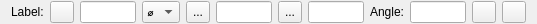
<?xml version="1.0" encoding="UTF-8"?>
<ui version="4.0">
 <class>Ui_DimOptions</class>
 <widget class="QWidget" name="Ui_DimOptions">
  <property name="geometry">
   <rect>
    <x>0</x>
    <y>0</y>
    <width>537</width>
    <height>24</height>
   </rect>
  </property>
  <property name="sizePolicy">
   <sizepolicy hsizetype="Maximum" vsizetype="Preferred">
    <horstretch>0</horstretch>
    <verstretch>0</verstretch>
   </sizepolicy>
  </property>
  <property name="minimumSize">
   <size>
    <width>420</width>
    <height>22</height>
   </size>
  </property>
  <property name="maximumSize">
   <size>
    <width>16777215</width>
    <height>16777215</height>
   </size>
  </property>
  <property name="windowTitle">
   <string>Dimension Options</string>
  </property>
  <layout class="QHBoxLayout" name="horizontalLayout">
   <property name="topMargin">
    <number>1</number>
   </property>
   <property name="bottomMargin">
    <number>1</number>
   </property>
   <item>
    <widget class="QLabel" name="lLabel">
     <property name="sizePolicy">
      <sizepolicy hsizetype="Fixed" vsizetype="Preferred">
       <horstretch>0</horstretch>
       <verstretch>0</verstretch>
      </sizepolicy>
     </property>
     <property name="frameShape">
      <enum>QFrame::NoFrame</enum>
     </property>
     <property name="frameShadow">
      <enum>QFrame::Plain</enum>
     </property>
     <property name="text">
      <string>Label:</string>
     </property>
     <property name="wordWrap">
      <bool>false</bool>
     </property>
    </widget>
   </item>
   <item>
    <widget class="QToolButton" name="bDiameter">
     <property name="sizePolicy">
      <sizepolicy hsizetype="Minimum" vsizetype="Preferred">
       <horstretch>0</horstretch>
       <verstretch>0</verstretch>
      </sizepolicy>
     </property>
     <property name="text">
      <string/>
     </property>
     <property name="icon">
      <iconset resource="../../../res/extui/extui.qrc">
       <normaloff>:/extui/char_diameter.png</normaloff>:/extui/char_diameter.png</iconset>
     </property>
     <property name="checkable">
      <bool>true</bool>
     </property>
    </widget>
   </item>
   <item>
    <widget class="QLineEdit" name="leLabel">
     <property name="sizePolicy">
      <sizepolicy hsizetype="Preferred" vsizetype="Fixed">
       <horstretch>0</horstretch>
       <verstretch>0</verstretch>
      </sizepolicy>
     </property>
    </widget>
   </item>
   <item>
    <widget class="QComboBox" name="cbSymbol">
     <property name="sizePolicy">
      <sizepolicy hsizetype="MinimumExpanding" vsizetype="Preferred">
       <horstretch>0</horstretch>
       <verstretch>0</verstretch>
      </sizepolicy>
     </property>
     <item>
      <property name="text">
       <string>⌀</string>
      </property>
     </item>
     <item>
      <property name="text">
       <string>°</string>
      </property>
     </item>
     <item>
      <property name="text">
       <string>±</string>
      </property>
     </item>
     <item>
      <property name="text">
       <string>π</string>
      </property>
     </item>
     <item>
      <property name="text">
       <string>×</string>
      </property>
     </item>
     <item>
      <property name="text">
       <string>÷</string>
      </property>
     </item>
    </widget>
   </item>
   <item>
    <widget class="QToolButton" name="toolButton">
     <property name="sizePolicy">
      <sizepolicy hsizetype="Fixed" vsizetype="Preferred">
       <horstretch>0</horstretch>
       <verstretch>0</verstretch>
      </sizepolicy>
     </property>
     <property name="text">
      <string>...</string>
     </property>
     <property name="icon">
      <iconset resource="../../../res/extui/extui.qrc">
       <normaloff>:/extui/tolerance1.png</normaloff>:/extui/tolerance1.png</iconset>
     </property>
    </widget>
   </item>
   <item>
    <widget class="QLineEdit" name="leTol1">
     <property name="sizePolicy">
      <sizepolicy hsizetype="Preferred" vsizetype="Fixed">
       <horstretch>0</horstretch>
       <verstretch>0</verstretch>
      </sizepolicy>
     </property>
    </widget>
   </item>
   <item>
    <widget class="QToolButton" name="toolButton_2">
     <property name="sizePolicy">
      <sizepolicy hsizetype="Fixed" vsizetype="Preferred">
       <horstretch>0</horstretch>
       <verstretch>0</verstretch>
      </sizepolicy>
     </property>
     <property name="text">
      <string>...</string>
     </property>
     <property name="icon">
      <iconset resource="../../../res/extui/extui.qrc">
       <normaloff>:/extui/tolerance2.png</normaloff>:/extui/tolerance2.png</iconset>
     </property>
    </widget>
   </item>
   <item>
    <widget class="QLineEdit" name="leTol2">
     <property name="sizePolicy">
      <sizepolicy hsizetype="Preferred" vsizetype="Fixed">
       <horstretch>0</horstretch>
       <verstretch>0</verstretch>
      </sizepolicy>
     </property>
    </widget>
   </item>
   <item>
    <widget class="QLabel" name="lAngle">
     <property name="sizePolicy">
      <sizepolicy hsizetype="Fixed" vsizetype="Preferred">
       <horstretch>0</horstretch>
       <verstretch>0</verstretch>
      </sizepolicy>
     </property>
     <property name="minimumSize">
      <size>
       <width>0</width>
       <height>19</height>
      </size>
     </property>
     <property name="frameShape">
      <enum>QFrame::NoFrame</enum>
     </property>
     <property name="frameShadow">
      <enum>QFrame::Plain</enum>
     </property>
     <property name="text">
      <string>Angle:</string>
     </property>
     <property name="wordWrap">
      <bool>false</bool>
     </property>
    </widget>
   </item>
   <item>
    <widget class="QLineEdit" name="leAngle">
     <property name="sizePolicy">
      <sizepolicy hsizetype="Preferred" vsizetype="Fixed">
       <horstretch>0</horstretch>
       <verstretch>0</verstretch>
      </sizepolicy>
     </property>
     <property name="minimumSize">
      <size>
       <width>0</width>
       <height>19</height>
      </size>
     </property>
     <property name="text">
      <string/>
     </property>
    </widget>
   </item>
   <item>
    <widget class="QToolButton" name="bHor">
     <property name="sizePolicy">
      <sizepolicy hsizetype="Fixed" vsizetype="Preferred">
       <horstretch>0</horstretch>
       <verstretch>0</verstretch>
      </sizepolicy>
     </property>
     <property name="minimumSize">
      <size>
       <width>0</width>
       <height>19</height>
      </size>
     </property>
     <property name="text">
      <string/>
     </property>
     <property name="icon">
      <iconset resource="../../../res/extui/extui.qrc">
       <normaloff>:/extui/dimhor.png</normaloff>:/extui/dimhor.png</iconset>
     </property>
    </widget>
   </item>
   <item>
    <widget class="QToolButton" name="bVer">
     <property name="sizePolicy">
      <sizepolicy hsizetype="Fixed" vsizetype="Preferred">
       <horstretch>0</horstretch>
       <verstretch>0</verstretch>
      </sizepolicy>
     </property>
     <property name="minimumSize">
      <size>
       <width>0</width>
       <height>19</height>
      </size>
     </property>
     <property name="text">
      <string/>
     </property>
     <property name="icon">
      <iconset resource="../../../res/extui/extui.qrc">
       <normaloff>:/extui/dimver.png</normaloff>:/extui/dimver.png</iconset>
     </property>
    </widget>
   </item>
   <item>
    <spacer name="horizontalSpacer">
     <property name="orientation">
      <enum>Qt::Horizontal</enum>
     </property>
     <property name="sizeHint" stdset="0">
      <size>
       <width>0</width>
       <height>20</height>
      </size>
     </property>
    </spacer>
   </item>
  </layout>
 </widget>
 <layoutdefault spacing="6" margin="11"/>
 <resources>
  <include location="../../../res/extui/extui.qrc"/>
 </resources>
 <connections>
  <connection>
   <sender>leLabel</sender>
   <signal>textChanged(QString)</signal>
   <receiver>Ui_DimOptions</receiver>
   <slot>updateLabel()</slot>
   <hints>
    <hint type="sourcelabel">
     <x>20</x>
     <y>20</y>
    </hint>
    <hint type="destinationlabel">
     <x>20</x>
     <y>20</y>
    </hint>
   </hints>
  </connection>
  <connection>
   <sender>bDiameter</sender>
   <signal>toggled(bool)</signal>
   <receiver>Ui_DimOptions</receiver>
   <slot>updateLabel()</slot>
   <hints>
    <hint type="sourcelabel">
     <x>20</x>
     <y>20</y>
    </hint>
    <hint type="destinationlabel">
     <x>20</x>
     <y>20</y>
    </hint>
   </hints>
  </connection>
  <connection>
   <sender>leTol1</sender>
   <signal>textChanged(QString)</signal>
   <receiver>Ui_DimOptions</receiver>
   <slot>updateLabel()</slot>
   <hints>
    <hint type="sourcelabel">
     <x>20</x>
     <y>20</y>
    </hint>
    <hint type="destinationlabel">
     <x>20</x>
     <y>20</y>
    </hint>
   </hints>
  </connection>
  <connection>
   <sender>leTol2</sender>
   <signal>textChanged(QString)</signal>
   <receiver>Ui_DimOptions</receiver>
   <slot>updateLabel()</slot>
   <hints>
    <hint type="sourcelabel">
     <x>20</x>
     <y>20</y>
    </hint>
    <hint type="destinationlabel">
     <x>20</x>
     <y>20</y>
    </hint>
   </hints>
  </connection>
  <connection>
   <sender>cbSymbol</sender>
   <signal>activated(QString)</signal>
   <receiver>Ui_DimOptions</receiver>
   <slot>insertSign(QString)</slot>
   <hints>
    <hint type="sourcelabel">
     <x>20</x>
     <y>20</y>
    </hint>
    <hint type="destinationlabel">
     <x>20</x>
     <y>20</y>
    </hint>
   </hints>
  </connection>
 </connections>
 <slots>
  <slot>updateLabel()</slot>
  <slot>insertSign(QString)</slot>
 </slots>
</ui>
